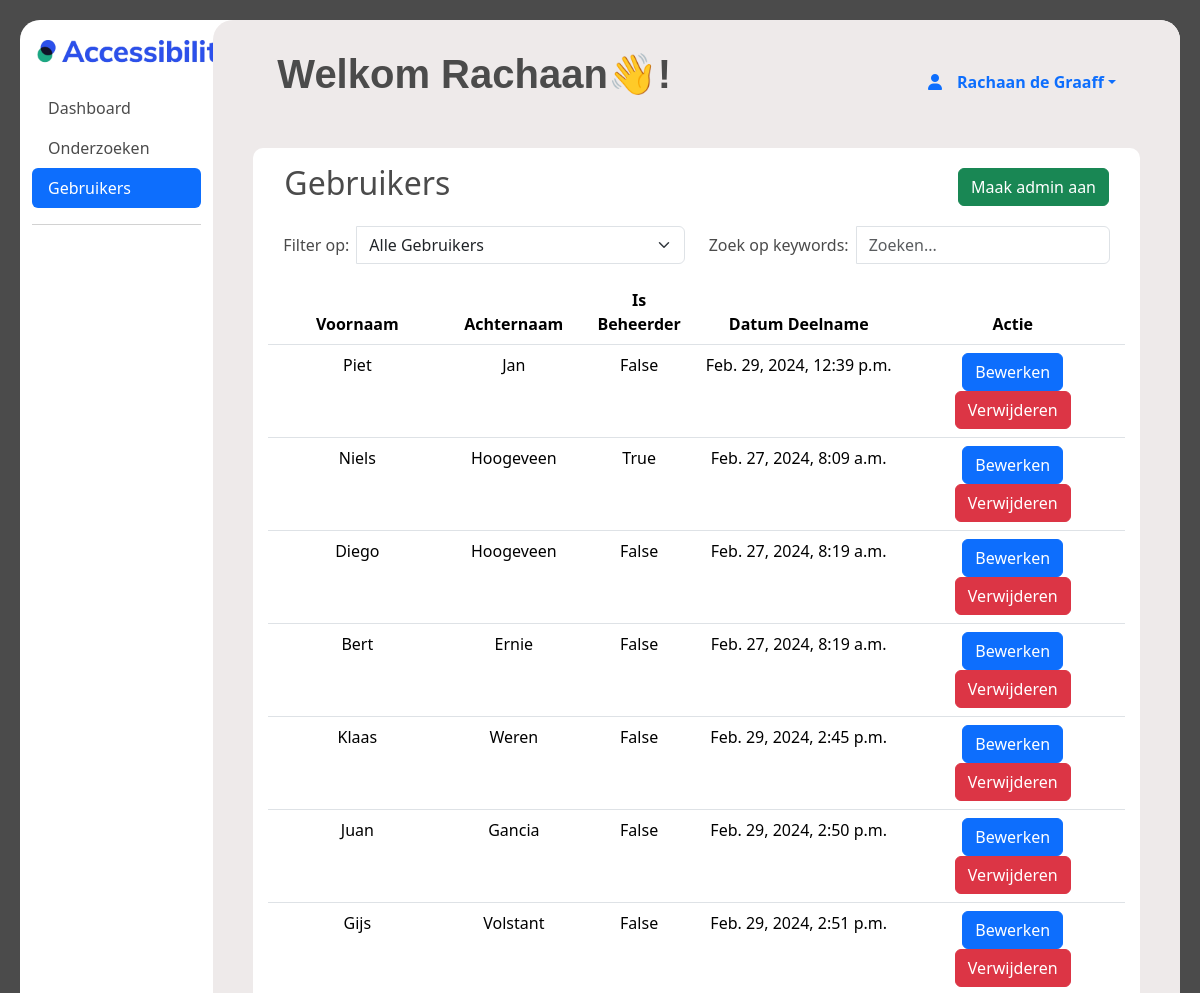
The page /beheerder/users (signed in, upper part) on the database as committed earlier.
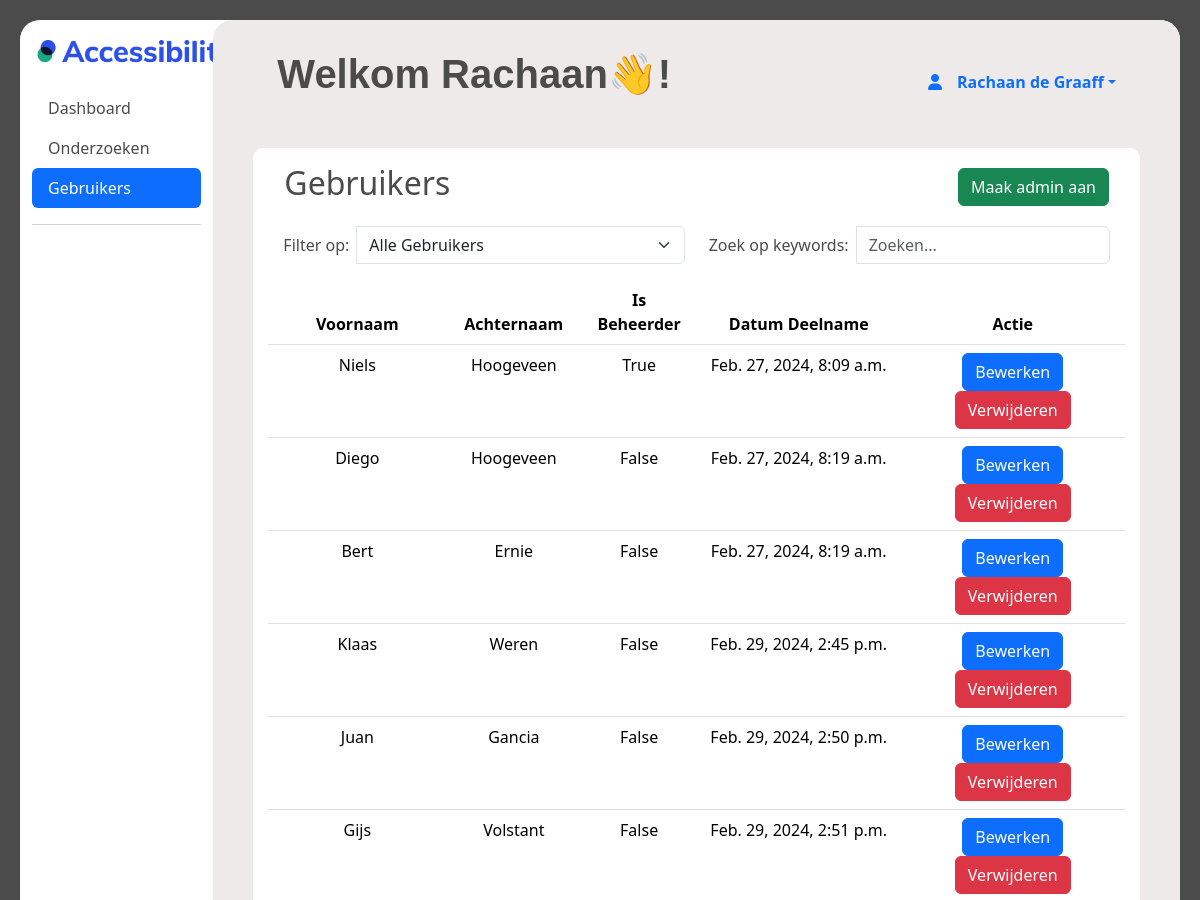
The same page on the database as committed later.
### ervaringsdeskundige/models.py (models this page shows, shortened)
class User(AbstractUser):
    first_name = models.CharField(max_length=100)
    last_name = models.CharField(max_length=100)
    postcode = models.CharField(max_length=10)
    geslacht = models.CharField(
        max_length=10, choices=[("M", "Man"), ("V", "Vrouw"), ("0", "Anders")]
    )
    email = models.EmailField()
    telefoonnummer = models.CharField(max_length=100)
    geboortedatum = models.DateField()
    gebruikte_hulpmiddelen = models.TextField(max_length=200)
    bijzonderheden = models.TextField(max_length=100, default="", blank=True)
    beschikbaar_vanaf = models.DateTimeField()
    beschikbaar_tot = models.DateTimeField()
    bijzonderheden_beschikbaarheid = models.TextField(
        max_length=100, blank=True
        )
    username = models.CharField(max_length=100, unique=True)
    voorkeur_benadering = models.CharField(max_length=20)
    status = models.CharField(max_length=10, default=1)
    opmerking_verwijderd = models.TextField(blank=True, null=True)
    datum_goedgekeurd = models.DateTimeField(blank=True, null=True)
    goedegekeurd_door = models.CharField(max_length=100, null=True)
    groups = models.ManyToManyField(
        Group,
        verbose_name="groups",
        related_name="user_groups",
        blank=True,
        help_text="The groups this user belongs to. A user will get all permissions granted to each of their groups.",
        related_query_name="user",
    )
    user_permissions = models.ManyToManyField(
        Permission,
        verbose_name="user permissions",
        related_name="user_user_permissions",
        blank=True,
        help_text="Specific permissions for this user.",
        related_query_name="user",
    )

### beheerder/views.py (the view)
# urls.py: path('users', views.user_list, name="user_list"),
@staff_member_required
def user_list(request):
    ervaringsdeskundigen = User.objects.values(
        'id',
        'first_name',
        'last_name',
        'is_superuser',
        'is_staff',
        'date_joined'
        )
    all_users = list(ervaringsdeskundigen)
    return render(request, 'beheerder/users.html', {'all_users': all_users})

### templates/beheerder/users.html (shortened to what this page needs)
{% extends "beheerder/inner_base.html" %}
{% block menu_active %}
<ul class="nav nav-pills flex-column mb-auto">
  <li class="nav-item">
    <a href="/beheerder/dashboard" class="nav-link menu_text" >
      Dashboard
    </a>
  </li>
  <li>
    <a href="/beheerder/onderzoeken" class="nav-link menu_text" >
      Onderzoeken
    </a>
  </li>
  <li>
    <a  href="/beheerder/users" class="nav-link active" aria-current="page">
      Gebruikers
    </a>
  </li>
</ul>
{% endblock %}
{% block inner_content %}
          <br>
          <div class="d-flex justify-content-center align-items-center" >
            <div id="card" class="container m-3">
                <div class="d-flex justify-content-between align-items-center">
                    <h2 class="p-3 text-center">Gebruikers</h2>
                    <a href="/beheerder/admin_create"><button class="btn btn-success me-3">Maak admin aan</button></a>
                </div>
                <div class="row mb-3">
                    <div class="col-md-6">
                        <form id="filterForm" style="padding-left: 15px;">
                            <div class="input-group">
                                <label for="filterType" class="me-2 align-self-center">Filter op:</label>
                                <select id="filterType" class="form-select">
                                    <option value="all">Alle Gebruikers</option>
                                </select>
                            </div>
                        </form>
                    </div>
                    <div class="col-md-6">
                        <div class="input-group" style="padding-right: 15px;">
                            <label for="search-input" class="me-2 align-self-center">Zoek op keywords:</label>
                            <input type="text" id="search-input" class="form-control" placeholder="Zoeken...">
                        </div>
                    </div>
                </div>
                <table id="users-table" class="table">
                    <thead>
                        <tr>
                            <th scope="col">Voornaam</th>
                            <th scope="col">Achternaam</th>
                            <th scope="col">Is Beheerder</th>
                            <th scope="col">Datum Deelname</th>
                            <th scope="col">Actie</th>
                        </tr>
                    </thead>
                    <tbody>
                        {% for user in all_users %}
                            <tr>
                                <td>{{ user.first_name }}</td>
                                <td>{{ user.last_name }}</td>
                                <td>{{ user.is_staff }}</td>
                                <td>{{ user.date_joined }}</td>
                                <td>
                                    <a href="{% url 'user_edit' user.id %}" class="btn btn-primary">Bewerken</a>
                                    <a href="{% url 'user_delete' user.id %}" class="btn btn-danger">Verwijderen</a>
                                </td>
                            </tr>
                        {% endfor %}
                    </tbody>
                </table>
            </div>
        </div>
{% endblock %}

Rows that differ between the two databases and show on the page:
removed User: first_name "Piet", last_name "Jan", is_staff "False", date_joined "Feb. 29, 2024, 12:39 p.m."
